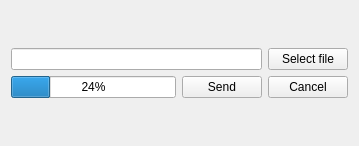
<?xml version="1.0" encoding="UTF-8"?>
<ui version="4.0">
 <class>fileOperation</class>
 <widget class="QWidget" name="fileOperation">
  <property name="geometry">
   <rect>
    <x>0</x>
    <y>0</y>
    <width>359</width>
    <height>146</height>
   </rect>
  </property>
  <property name="windowTitle">
   <string>Form</string>
  </property>
  <layout class="QVBoxLayout" name="verticalLayout_2">
   <item>
    <layout class="QVBoxLayout" name="verticalLayout">
     <item>
      <layout class="QHBoxLayout" name="horizontalLayout">
       <item>
        <widget class="QLineEdit" name="fileNameInput"/>
       </item>
       <item>
        <widget class="QPushButton" name="selectFileBtn">
         <property name="text">
          <string>Select file</string>
         </property>
        </widget>
       </item>
      </layout>
     </item>
     <item>
      <layout class="QHBoxLayout" name="horizontalLayout_2">
       <item>
        <widget class="QProgressBar" name="progressBar">
         <property name="value">
          <number>24</number>
         </property>
        </widget>
       </item>
       <item>
        <widget class="QPushButton" name="sendBtn">
         <property name="text">
          <string>Send</string>
         </property>
        </widget>
       </item>
       <item>
        <widget class="QPushButton" name="cancelBtn">
         <property name="text">
          <string>Cancel</string>
         </property>
        </widget>
       </item>
      </layout>
     </item>
    </layout>
   </item>
  </layout>
 </widget>
 <resources/>
 <connections/>
</ui>
